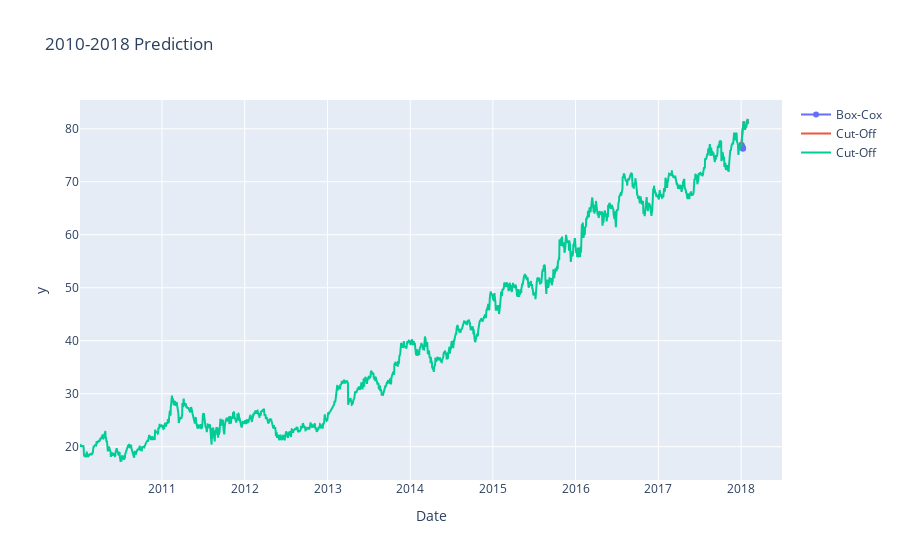

This figure's notebook cell:
### Code cell
fig_7 = px.line(test_7, x=test_7.index, y=test_7, title="7-Day Prediction")
fig_7.data = []
fig_31 = px.line(test_31, x=test_31.index, y=test_31, title="31-Day Prediction")
fig_31.data = []
fig_total = px.line(ts.Close, x=ts.Close.index, y=ts.Close, title="2010-2018 Prediction")
fig_total.data = []

best_rmse_7 = 10000
best_rmse_7_johnson = 1000000
best_rmse_31 = 10000
best_rmse_total = 10000
preds = [None] * 4
for x in range(model_i):
    
    model = df.model[x]
    model_johnson = df_johnson.model[x]
    
    pred_7 = model.get_prediction(start=len(normalised_Data)-6, end=len(normalised_Data))
    pred_7_johnson = model_johnson.get_prediction(start=len(normalised_Data)-6, end=len(normalised_Data))
    pred_31 = model.get_prediction(start=len(normalised_Data)-30, end=len(normalised_Data))
    pred_total = model.get_prediction(start=1, end=len(normalised_Data))

    pred_7.predicted_mean = (pred_7.predicted_mean*fitted_lambda +1)**(1/fitted_lambda)
    pred_7_johnson.predicted_mean = (((johnson_lambda*pred_7_johnson.predicted_mean)+1)**(1/johnson_lambda)) - 1
    pred_31.predicted_mean = (pred_31.predicted_mean*fitted_lambda +1)**(1/fitted_lambda)
    pred_total.predicted_mean = (pred_total.predicted_mean*fitted_lambda +1)**(1/fitted_lambda)

    
    print("Predicted Vals of", x, ": \n", pred_7.predicted_mean)
    #print(pred_7.summary_frame(alpha=0.05))   #mean isn't updated to reversed vals
    #conf_int = (model.conf_int(0.5)*fitted_lambda +1)**(1/fitted_lambda)   //don't think we should be reveresing the conf_int
    conf_int = (pred_7.conf_int(0.5))
    se = (pred_7.se_mean)
    rmse_7 = sm.tools.eval_measures.mse(test_7, pred_7.predicted_mean)
    rmse_7_johnson = sm.tools.eval_measures.mse(test_7, pred_7_johnson.predicted_mean)

    rmse_31 = sm.tools.eval_measures.mse(test_31, pred_31.predicted_mean)

    rmse_total = sm.tools.eval_measures.mse(train, pred_total.predicted_mean)

    print('\n',"Conf int: \n",conf_int,'\n\n')
    print('\n',"Std Err: \n",se,'\n\n')
    print('\n',"RMSE: \n",rmse_7,'\n\n')

    if(rmse_7 < best_rmse_7):
        preds[0] = pred_7.predicted_mean
        diag = model.plot_diagnostics(figsize=(14,8))
        best_rmse_7=rmse_7
    if(rmse_7_johnson < best_rmse_7_johnson):
        preds[1] = pred_7_johnson.predicted_mean
        best_rmse_7_johnson =rmse_7_johnson
    if(rmse_31 < best_rmse_31):
        preds[2] = pred_31.predicted_mean
        best_rmse_31=rmse_31
    if(rmse_total < best_rmse_total):
        preds[3] = pred_total.predicted_mean
        best_rmse_total=rmse_total
    
        


fig_7.add_scatter(x=test_7.index, y=test_7, name="Actual Values", mode='lines')
fig_7.add_scatter(x=test_7.index, y=orig_pred_7, name="Non-Transformed Prediction", mode='lines')
fig_7.add_scatter(x=test_7.index, y=preds[0], name="Box-Cox Prediction", mode='lines')
#fig_7.add_scatter(x=test_7.index, y=preds[1], name="Yeo-Johnson Prediction", mode='lines')
#fig_7.data[3].line.color = 'violet'

fig_31.add_scatter(x=test_31.index, y=test_31, name="Actual Values", mode='lines')
fig_31.add_scatter(x=test_31.index, y=orig_pred_31, name="Non-Transformed Prediction", mode='lines')
fig_31.add_scatter(x=test_31.index, y=preds[2], name="Box-Cox Prediction", mode='lines')
#fig_31.add_scatter(x=test_31.index, y=preds[3], name="Yeo-Johnson Prediction", mode='lines')
#fig_31.data[3].line.color = 'violet'

# fig_total.add_scatter(x=test.index, y=ts.Close, name="Actual Values", mode='lines')
# fig_total.add_scatter(x=test.index, y=orig_pred_total, name="Non-Transformed Prediction", mode='lines')
# fig_total.add_scatter(x=test.index, y=preds[3], name="Box-Cox Prediction", mode='lines')
fig_total.add_trace(
    go.Scatter(name='Box-Cox',
           x=test.index,
           y=orig_pred_oos))
fig_total.add_trace(
    go.Scatter(name='Cut-Off',
           x=test.index,
           y=test))
fig_total.add_trace(
    go.Scatter(name='Cut-Off',
            x=ts.Close.index,
            y=ts.Close))

### Figure 1 — Plotly figure (JSON) as saved in the notebook; plotly's stock layout.template omitted (floating-point values rounded to 4 significant figures; data arrays with more than 128 entries replaced by an {"elided": "..."} marker saying what was removed)
{"data": [{"name": "Box-Cox", "type": "scatter", "x": ["2018-01-02T00:00:00", "2018-01-03T00:00:00", "2018-01-04T00:00:00", "2018-01-05T00:00:00", "2018-01-08T00:00:00", "2018-01-09T00:00:00", "2018-01-10T00:00:00", "2018-01-11T00:00:00", "2018-01-12T00:00:00", "2018-01-16T00:00:00", "2018-01-17T00:00:00", "2018-01-18T00:00:00", "2018-01-19T00:00:00", "2018-01-22T00:00:00", "2018-01-23T00:00:00", "2018-01-24T00:00:00", "2018-01-25T00:00:00", "2018-01-26T00:00:00", "2018-01-29T00:00:00", "2018-01-30T00:00:00", "2018-01-31T00:00:00"], "y": [76.79, 76.97, 76.78, 76.43, 76.45, 76.21, 76.37]}, {"name": "Cut-Off", "type": "scatter", "x": ["2018-01-02T00:00:00", "2018-01-03T00:00:00", "2018-01-04T00:00:00", "2018-01-05T00:00:00", "2018-01-08T00:00:00", "2018-01-09T00:00:00", "2018-01-10T00:00:00", "2018-01-11T00:00:00", "2018-01-12T00:00:00", "2018-01-16T00:00:00", "2018-01-17T00:00:00", "2018-01-18T00:00:00", "2018-01-19T00:00:00", "2018-01-22T00:00:00", "2018-01-23T00:00:00", "2018-01-24T00:00:00", "2018-01-25T00:00:00", "2018-01-26T00:00:00", "2018-01-29T00:00:00", "2018-01-30T00:00:00", "2018-01-31T00:00:00"], "y": [76.74, 77.66, 78.69, 79.21, 79.96, 80.17, 81.23, 80.46, 81.43, 80.42, 80.46, 79.83, 80.07, 80.63, 80.21, 81.17, 81.18, 81.36, 81.65, 81.85, 80.91]}, {"name": "Cut-Off", "type": "scatter", "x": {"elided": "2034 str values"}, "y": {"elided": "2034 float values"}}], "layout": {"legend": {"tracegroupgap": 0}, "title": {"text": "2010-2018 Prediction"}, "xaxis": {"anchor": "y", "domain": [0, 1], "title": {"text": "Date"}}, "yaxis": {"anchor": "x", "domain": [0, 1], "title": {"text": "y"}}}}
